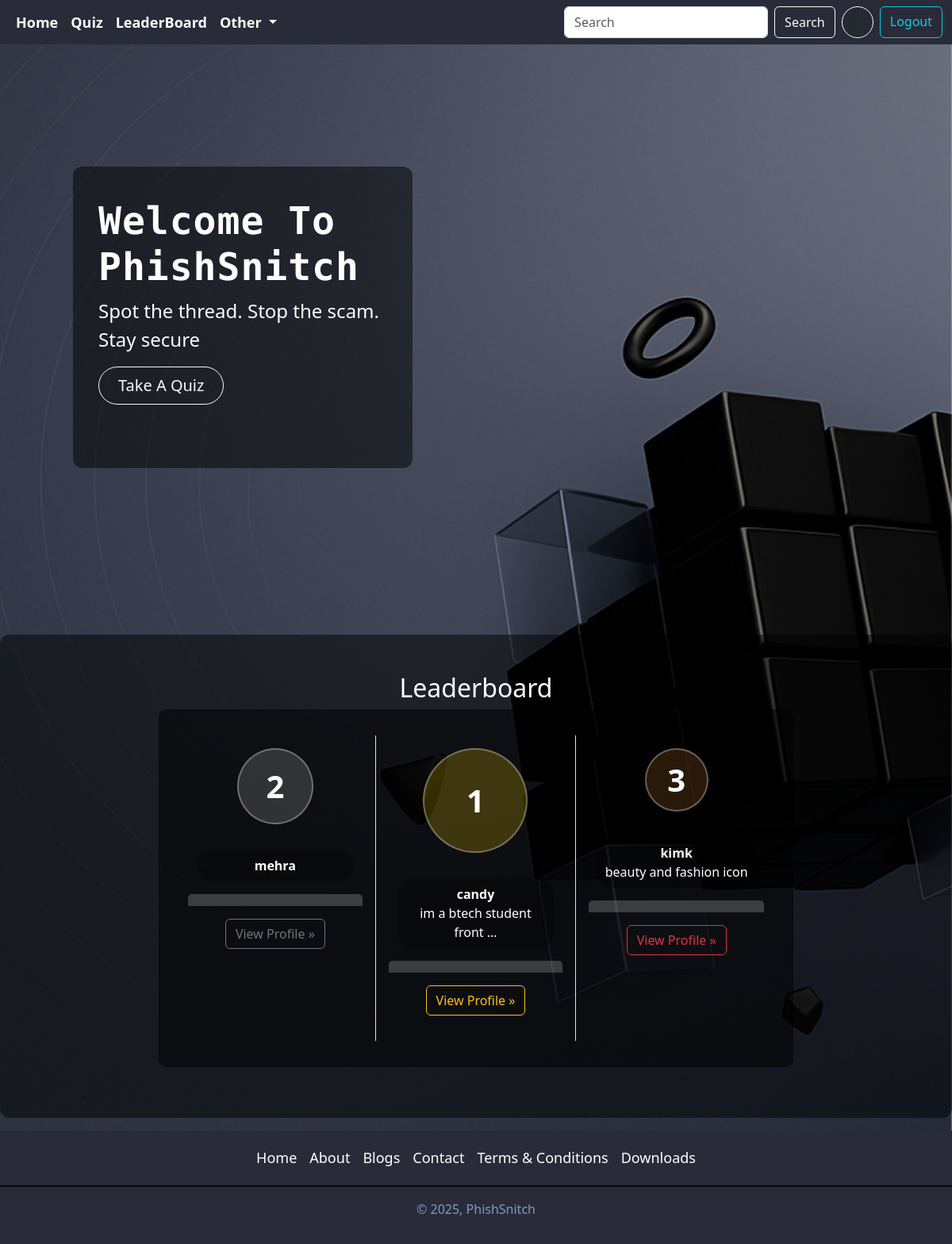
The page / (signed in) on the database as committed earlier.
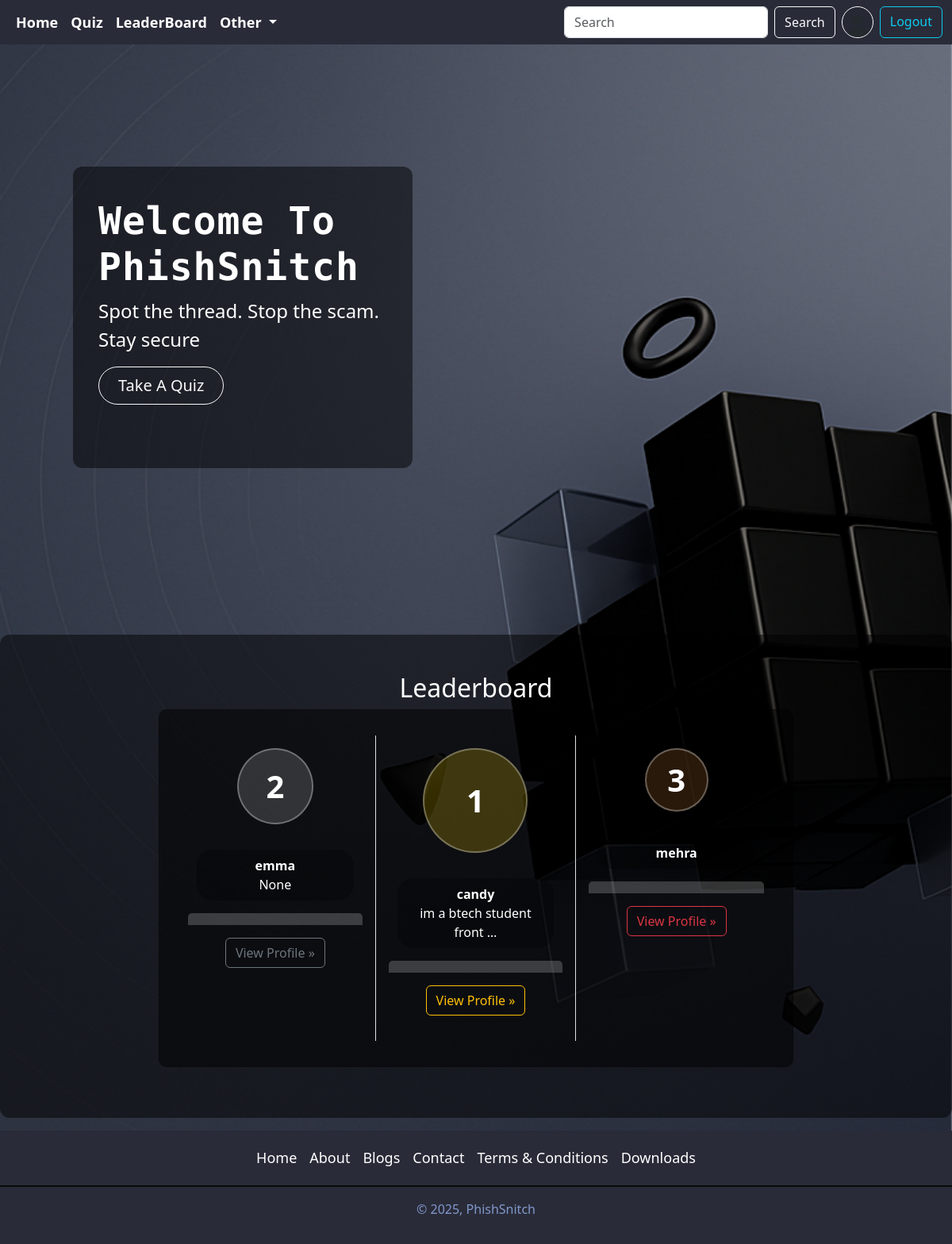
The same page on the database as committed later.
### quiz/models.py (models this page shows, shortened)
class UserRank(models.Model):
    user=models.OneToOneField(User,on_delete=models.CASCADE)
    rank=models.IntegerField(null=True,blank=True)
    total_score=models.IntegerField(null=True,blank=True)

### accounts/models.py (models this page shows, shortened)
class Profile(models.Model):
    user=models.OneToOneField(User, on_delete=models.CASCADE,null=True,verbose_name='User_Object')
    bio=models.TextField(blank=True,null=True)
    profile_image=models.ImageField(upload_to='profile_images',default='userdefault.png',blank=True,null=True,verbose_name='Profile_Pic')
    location=models.CharField(max_length=100,blank=True,null=True)
    GENDER=(
        ('Male','Male'),
        ('Female','Female'),
        ('Other','Other')
    )
    gender=models.CharField(max_length=6,choices=GENDER,blank=True,null=True)
    rank=models.IntegerField(null=True,blank=True,editable=True,default=0)
    total_score = models.IntegerField(default=0)

### base/views.py (the view)
# urls.py: path('',views.home,name='home'),
def home(request):
    leaderboard_users=UserRank.objects.order_by('rank')[:3]
    context = {"leaderboard_users":leaderboard_users}
    return render(request, 'welcome.html', context)

### templates/welcome.html (shortened to what this page needs)
{% extends "index.html" %}
{% block body_class %}home-page{% endblock %}
{% load static %}
{% block content %}
<div class="responsive-bg "  >
   <div class="container-fluid min-vh-100 d-flex justify-content-center align-items-center ">
   <div class="three-column-row w-100 ">
        <div class="left-column  col-12 col-lg-6 d-flex justify-content-center justify-content-lg-start align-items-center">
            <div class="left-content mx-3 mx-lg-5">
                <h1 class="custom-heading display-5 fw-bold my-2 text-white">Welcome To PhishSnitch</h1>
                <p class="text-white fs-4">Spot the thread. Stop the scam. Stay secure</p>
                <div class=" d-inline-flex gap-2 mb-5">
                    <a href="{% url 'category_view' %}" class="btn btn-outline-light align-item-center btn-lg px-4 rounded-pill" type="button">
                        Take A Quiz
                    </a>
                </div>
            </div>
        </div>
        <div class="right-column"></div>
    </div>
   </div>
    <div class="container-fluid left-content mb-3 py-5">
    <h2 class="text-center text-white">Leaderboard</h2>
    <div class="card mb-3 mx-auto g-0" style="max-width: 800px;">
          <div class="row row-cols-1 row-cols-md-3">
  {% if leaderboard_users|length == 0 %}
    <div class="col-12 text-center text-danger py-4">
      <h4>No Users Available on leaderboard</h4>
    </div>
  {% else %}
    <div class="col border-end p-3">
      <div class="pedestal place2">
        <div class="pedestal-user">2</div>
        <div class="pedestal-info">
          <strong>{{ leaderboard_users.1.user.username }}</strong>
          <div>{{ leaderboard_users.1.user.profile.bio|truncatewords:5 }}</div>
        </div>
        <div class="pedestal-base"></div>
        <p><a class="btn btn-outline-secondary mt-3" href="{% url 'profile' leaderboard_users.0.user.username %}">View Profile »</a></p>
      </div>
    </div>
    <div class="col border-end p-3">
      <div class="pedestal place1">
        <div class="pedestal-user">1</div>
        <div class="pedestal-info">
          <strong>{{ leaderboard_users.0.user.username }}</strong>
          <div>{{ leaderboard_users.0.user.profile.bio|truncatewords:5 }}</div>
        </div>
        <div class="pedestal-base"></div>
        <p><a class="btn btn-outline-warning mt-3" href="{% url 'profile' leaderboard_users.0.user.username %}">View Profile »</a></p>
      </div>
    </div>
    <div class="col p-3">
      <div class="pedestal place3">
        <div class="pedestal-user">3</div>
        <div class="pedestal-info">
          <strong>{{ leaderboard_users.2.user.username }}</strong>
          <div>{{ leaderboard_users.2.user.profile.bio|truncatewords:5 }}</div>
        </div>
        <div class="pedestal-base"></div>
        <p><a class="btn btn-outline-danger mt-3" href="{% url 'profile' leaderboard_users.0.user.username %}">View Profile »</a></p>
      </div>
    </div>
  {% endif %}
</div>
    </div>
    </div>
</div>
{% endblock content %}

Rows that differ between the two databases and show on the page:
no longer on this page (row edited): UserRank: user.username "kimk", user.bio "beauty and fashion icon"
added UserRank: user.username "emma", user.bio "None"
Other text that changed with them:
{{ leaderboard_users.2.user.username }}: "kimk" → "mehra"
{{ leaderboard_users.1.user.username }}: "mehra" → "emma"
